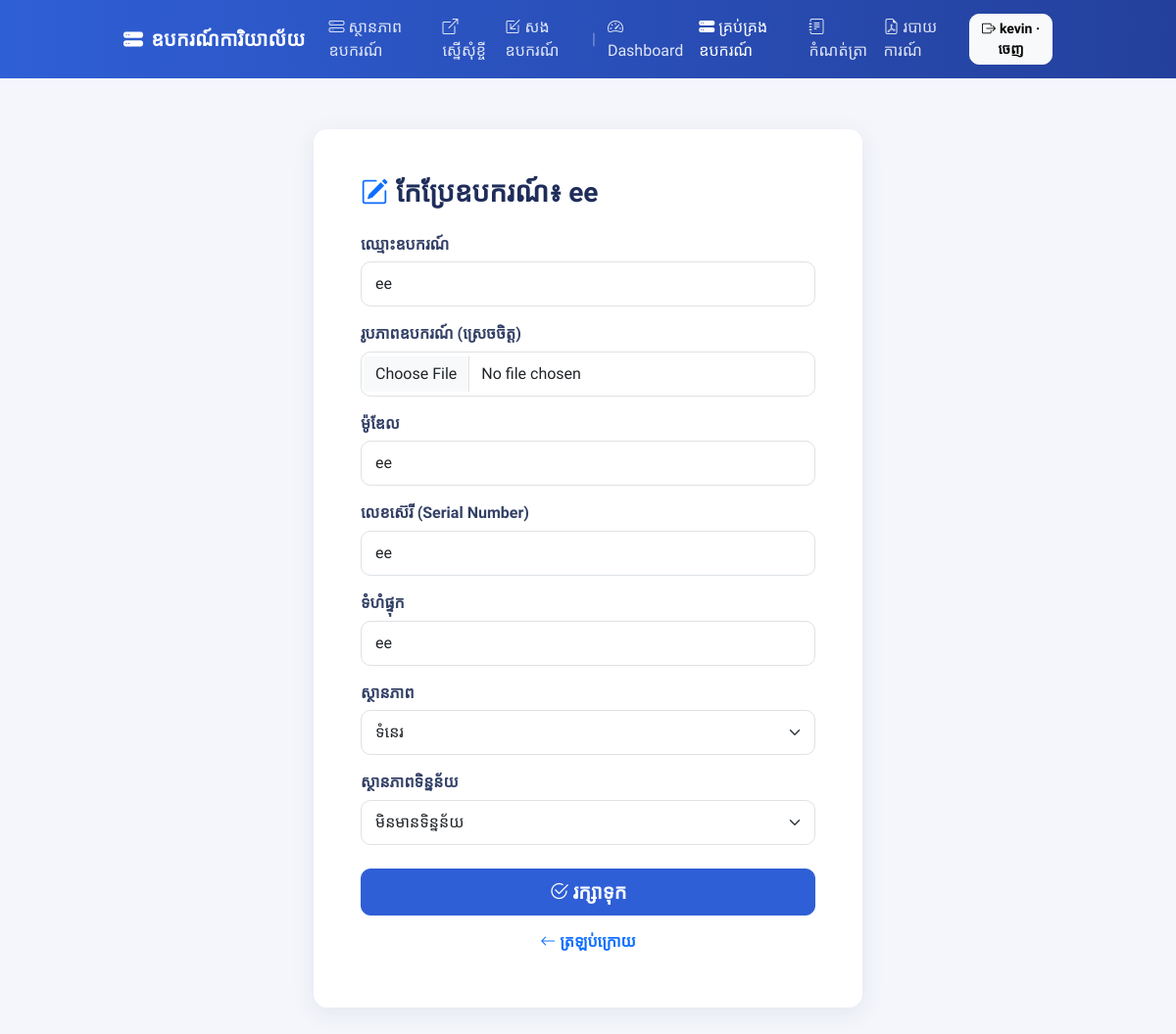
Screenshot of /devices/1/edit/ (signed in) with the database file from the repository.
### devices/models.py (models this page shows, shortened)
class Device(models.Model):
    STATUS_CHOICES = [
        ('Available', 'ទំនេរ'),
        ('Reserved', 'កំពុងរង់ចាំការអនុម័ត'),
        ('Borrowed', 'កំពុងខ្ចី'),
        ('Maintenance', 'កំពុងជួសជុល'),
    ]
    HAS_DATA_CHOICES = [
        ('Yes', 'មានទិន្នន័យ'),
        ('No', 'មិនមានទិន្នន័យ'),
    ]
    device_name = models.CharField(max_length=255, verbose_name="ឈ្មោះឧបករណ៍")
    device_image = models.ImageField(upload_to='device_photos/', null=True, blank=True, verbose_name="រូបភាពឧបករណ៍")
    serial_number = models.CharField(max_length=100, unique=True, blank=True, null=True, verbose_name="លេខស៊េរី (Serial Number)")
    model = models.CharField(max_length=100, blank=True, null=True, verbose_name="ម៉ូឌែល")
    capacity = models.CharField(max_length=50, blank=True, null=True, verbose_name="ទំហំផ្ទុក")
    status = models.CharField(max_length=50, choices=STATUS_CHOICES, default='Available', verbose_name="ស្ថានភាព")
    has_data = models.CharField(max_length=10, choices=HAS_DATA_CHOICES, default='No', verbose_name="ស្ថានភាពទិន្នន័យ")
    class Meta:
        ordering = ['device_name']

### devices/views.py (the view)
# urls.py: path('devices/<int:pk>/edit/', device_edit_view, name='device_edit'),
@login_required
def device_edit_view(request, pk):
    device = get_object_or_404(Device, pk=pk)
    if request.method == 'POST':
        form = DeviceForm(request.POST, request.FILES, instance=device)
        if form.is_valid():
            form.save()
            messages.success(request, f'បានកែប្រែព័ត៌មាន "{device.device_name}" ដោយជោគជ័យ!')
            return redirect('device_list')
    else:
        form = DeviceForm(instance=device)
    return render(request, 'devices/device_form.html', {'form': form, 'is_new': False, 'device': device, 'active_nav': 'devices'})

### devices/templates/devices/device_form.html (shortened to what this page needs)
{% extends "devices/base.html" %}
{% block content %}
<div class="d-flex justify-content-center">
    <div class="card shadow-soft" style="max-width: 560px; width: 100%;">
        <div class="card-body p-4 p-md-5">
            <h3 class="section-title mb-4">
                {% if is_new %}
                <i class="bi bi-plus-circle-fill text-primary me-2"></i>បន្ថែមឧបករណ៍ថ្មី
                {% else %}
                <i class="bi bi-pencil-square text-primary me-2"></i>កែប្រែឧបករណ៍៖ {{ device.device_name }}
                {% endif %}
            </h3>
            <form method="POST" enctype="multipart/form-data" novalidate>
                {% for field in form %}
                <div class="mb-3">
                    <label class="field-label">{{ field.label }}</label>
                    {{ field }}
                </div>
                {% endfor %}
                <div class="d-grid gap-2 mt-4">
                    <button type="submit" class="btn btn-brand btn-lg">
                        <i class="bi bi-check2-circle me-1"></i>រក្សាទុក
                    </button>
                    <a href="{% url 'device_list' %}" class="btn btn-link text-decoration-none">
                        <i class="bi bi-arrow-left me-1"></i>ត្រឡប់ក្រោយ
                    </a>
                </div>
            </form>
        </div>
    </div>
</div>
{% endblock %}

### devices/templates/devices/base.html (shortened to what this page needs)
<!DOCTYPE html>
<html lang="km">
<head>
    <link href="https://cdn.jsdelivr.net/npm/bootstrap@5.3.0/dist/css/bootstrap.min.css" rel="stylesheet">
    <link href="https://cdn.jsdelivr.net/npm/bootstrap-icons@1.11.3/font/bootstrap-icons.css" rel="stylesheet">
</head>
<body>
    <nav class="navbar navbar-expand-lg navbar-app navbar-dark mb-4">
        <div class="container app-shell py-0" style="max-width: 980px;">
            <a class="navbar-brand" href="{% url 'public_status' %}">
                <i class="bi bi-hdd-stack-fill me-2"></i>ឧបករណ៍ការិយាល័យ
            </a>
            <div class="collapse navbar-collapse" id="mainNav">
                <ul class="navbar-nav ms-auto align-items-lg-center">
                    <li class="nav-item">
                        <a class="nav-link {% if active_nav == 'status' %}active{% endif %}"
                            href="{% url 'public_status' %}">
                            <i class="bi bi-hdd-stack me-1"></i>ស្ថានភាពឧបករណ៍
                        </a>
                    </li>
                    <li class="nav-item">
                        <a class="nav-link {% if active_nav == 'borrow' %}active{% endif %}"
                            href="{% url 'borrow_device' %}">
                            <i class="bi bi-box-arrow-up-right me-1"></i>ស្នើសុំខ្ចី
                        </a>
                    </li>
                    <li class="nav-item">
                        <a class="nav-link {% if active_nav == 'return' %}active{% endif %}"
                            href="{% url 'borrow_list_return' %}">
                            <i class="bi bi-box-arrow-in-down-left me-1"></i>សងឧបករណ៍
                        </a>
                    </li>
                    {% if user.is_authenticated %}
                    <li class="nav-item"><span class="nav-link px-1 opacity-50">|</span></li>
                    <li class="nav-item">
                        <a class="nav-link {% if active_nav == 'dashboard' %}active{% endif %}"
                            href="{% url 'dashboard' %}">
                            <i class="bi bi-speedometer2 me-1"></i>Dashboard
                        </a>
                    </li>
                    <li class="nav-item">
                        <a class="nav-link {% if active_nav == 'devices' %}active{% endif %}"
                            href="{% url 'device_list' %}">
                            <i class="bi bi-hdd-stack-fill me-1"></i>គ្រប់គ្រងឧបករណ៍
                        </a>
                    </li>
                    <li class="nav-item">
                        <a class="nav-link {% if active_nav == 'records' %}active{% endif %}"
                            href="{% url 'record_list' %}">
                            <i class="bi bi-journal-text me-1"></i>កំណត់ត្រា
                        </a>
                    </li>
                    <li class="nav-item">
                        <a class="nav-link {% if active_nav == 'reports' %}active{% endif %}"
                            href="{% url 'reports' %}">
                            <i class="bi bi-file-earmark-pdf me-1"></i>របាយការណ៍
                        </a>
                    </li>
                    <li class="nav-item ms-lg-2">
                        <form method="POST" action="{% url 'logout' %}" class="d-inline">
                            <button type="submit" class="btn btn-sm btn-light">
                                <i class="bi bi-box-arrow-right me-1"></i>{{ user.username }} &middot; ចេញ
                            </button>
                        </form>
                    </li>
                    {% else %}
                    <li class="nav-item ms-lg-2">
                        <a class="btn btn-sm btn-light" href="{% url 'login' %}">
                            <i class="bi bi-shield-lock-fill me-1"></i>Admin Login
                        </a>
                    </li>
                    {% endif %}
                </ul>
            </div>
        </div>
    </nav>
    <div class="app-shell">
        {% block content %}{% endblock %}
    </div>
</body>
</html>

### devices/templates/devices/base.html (style rules this page uses)
:root { --brand: #2f5fd6; --brand-dark: #24409c; --surface: #f4f6fb; }
body { background-color: var(--surface); font-family: 'Kantumruy Pro', 'Khmer OS Battambang', sans-serif; min-height: 100vh; }
.navbar-brand { font-weight: 700; letter-spacing: .2px; }
.navbar-app { background: linear-gradient(90deg, var(--brand), var(--brand-dark)); }
.navbar-app .nav-link { color: rgba(255, 255, 255, .85); font-weight: 500; }
.navbar-app .nav-link.active, .navbar-app .nav-link:hover { color: #fff; }
.app-shell { max-width: 980px; margin: 0 auto; padding: 28px 16px 56px; }
.card { border: none; border-radius: 14px; }
.shadow-soft { box-shadow: 0 6px 24px rgba(31, 45, 90, 0.08); }
.btn { border-radius: 10px; font-weight: 600; }
.btn-brand { background-color: var(--brand); border-color: var(--brand); color: #fff; }
.form-control, .form-select { border-radius: 10px; padding: 10px 14px; }
.section-title { font-weight: 700; color: #1f2d5a; }
.field-label { font-weight: 600; color: #334066; margin-bottom: .35rem; }

### rows the page displays
Device: device_name "ee", form "ee" "ee" "ee" "ee" "ទំនេរ" "មិនមានទិន្នន័យ"

### other values shown
{{ user.username }} "kevin"
{{ field.label }} "ឈ្មោះឧបករណ៍" "រូបភាពឧបករណ៍ (ស្រេចចិត្ត)" "ម៉ូឌែល" "លេខស៊េរី (Serial Number)" "ទំហំផ្ទុក" "ស្ថានភាព" "ស្ថានភាពទិន្នន័យ"
